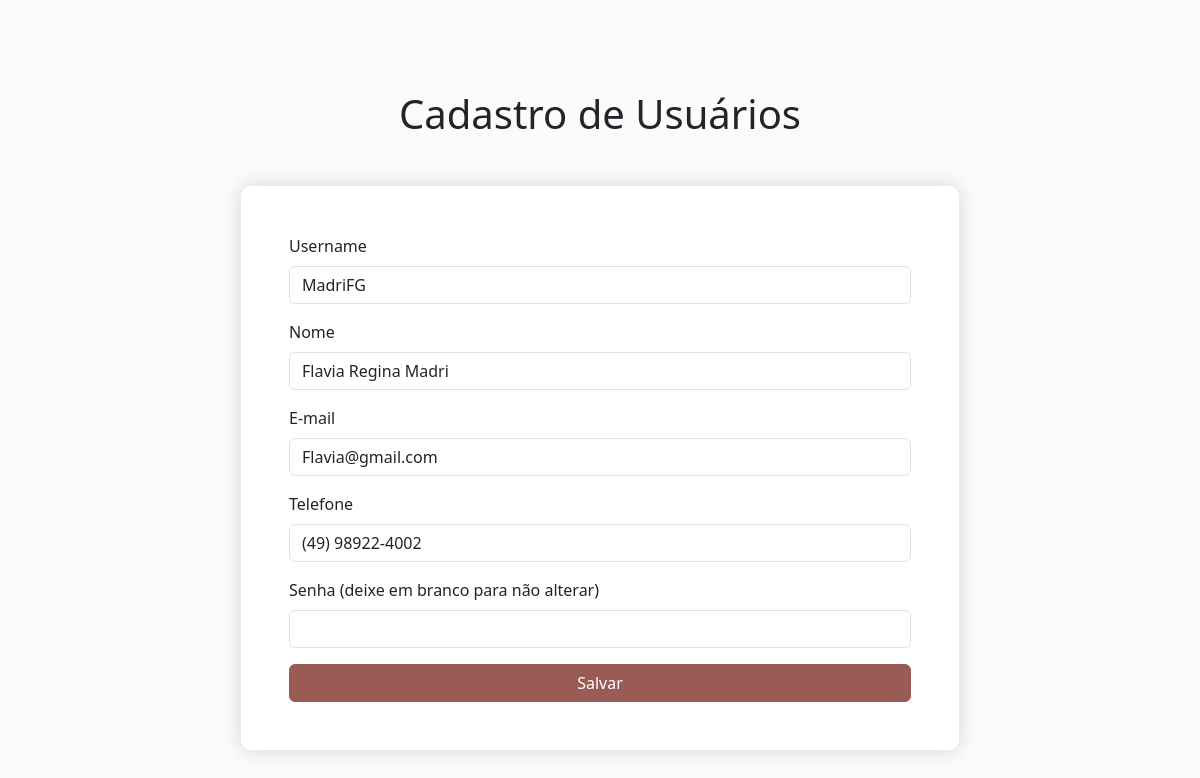
The page /admin/usuario/UsuarioForm.php?id=2 on the database its author committed.
### tables this page shows
CREATE TABLE IF NOT EXISTS `usuarios` (
  `id` int NOT NULL AUTO_INCREMENT,
  `username` varchar(50) DEFAULT NULL,
  `nome` varchar(100) NOT NULL,
  `email` varchar(100) NOT NULL,
  `telefone` varchar(20) NOT NULL,
  `senha` varchar(100) NOT NULL,
  PRIMARY KEY (`id`)
);

### admin/db.class.php (called while the page is built, shortened)
<?php
class db {
    private $host = "localhost";
    private $user = "root";
    private $password = "";
    private $dbname = "db_pweb1_secret_recipe";
    private $table_name;
    public function __construct($table_name)
    {
        $this->table_name = $table_name;
        return $this->conn();
    }
    function conn()
    {
        try {
            $conn = new PDO(
                "mysql:host=$this->host;dbname=$this->dbname",
                $this->user,
                $this->password,
                [
                    PDO::ATTR_ERRMODE => PDO::ERRMODE_EXCEPTION,
                    PDO::MYSQL_ATTR_INIT_COMMAND => "SET NAMES utf8"
                ]
            );
            return $conn;
        } catch (PDOException $e) {
            echo "Erro: " . $e->getMessage();
        }
    }
    public function find($id)
    {
        $conn = $this->conn();
        $sql = "SELECT * FROM $this->table_name WHERE id = ?";
        $st = $conn->prepare($sql);
        $st->execute([$id]);
        return $st->fetchObject();
    }
}
?>

### admin/usuario/UsuarioForm.php (the view, shortened to what this page needs)
<?php
include "../db.class.php";
$db = new db('usuarios');
$data = null;
if (!empty($_GET['id'])) {
    $data = $db->find($_GET['id']);
}
?>
<!DOCTYPE html>
<html lang="pt-br">
<head>
    <link href="https://cdn.jsdelivr.net/npm/bootstrap@5.3.6/dist/css/bootstrap.min.css" rel="stylesheet">
</head>
<body style="background-color: rgba(217, 217, 217, 0.10);">
<div class="container">
    <h1 class="text-center" style="margin-top: 90px;">Cadastro de Usuários</h1>
    <div class="mt-5 p-5 mx-auto" style="margin-top: 150px; margin-bottom: 120px; width: 718px; background-color: white; border-radius: 10px; box-shadow: 0 0 20px lightgray;">
        <form action="UsuarioForm.php" method="post">
            <div class="mb-3">
                <label for="username" class="form-label">Username</label>
                <input type="text" id="username" name="username" class="form-control" value="<?= $data->username ?? '' ?>" required>
            </div>
            <div class="mb-3">
                <label for="nome" class="form-label">Nome</label>
                <input type="text" id="nome" name="nome" class="form-control" value="<?= $data->nome ?? '' ?>" required>
            </div>
            <div class="mb-3">
                <label for="email" class="form-label">E-mail</label>
                <input type="email" id="email" name="email" class="form-control" value="<?= $data->email ?? '' ?>" required>
            </div>
            <div class="mb-3">
                <label for="telefone" class="form-label">Telefone</label>
                <input type="tel" id="telefone" name="telefone" class="form-control" value="<?= $data->telefone ?? '' ?>" required>
            </div>
            <div class="mb-3">
                <label for="senha" class="form-label">Senha <?= !empty($data->id) ? "(deixe em branco para não alterar)" : '' ?></label>
                <input type="password" id="senha" name="senha" class="form-control">
            </div>
            <button type="submit" class="btn btn-primary w-100" style="background-color: #9a5b54; border-color: #9a5b54;">Salvar</button>
        </form>
    </div>
</div>
</body>
</html>

### rows shown on the page
usuarios: username "MadriFG", nome "Flavia Regina Madri", email "Flavia@gmail.com", telefone "(49) 98922-4002"
